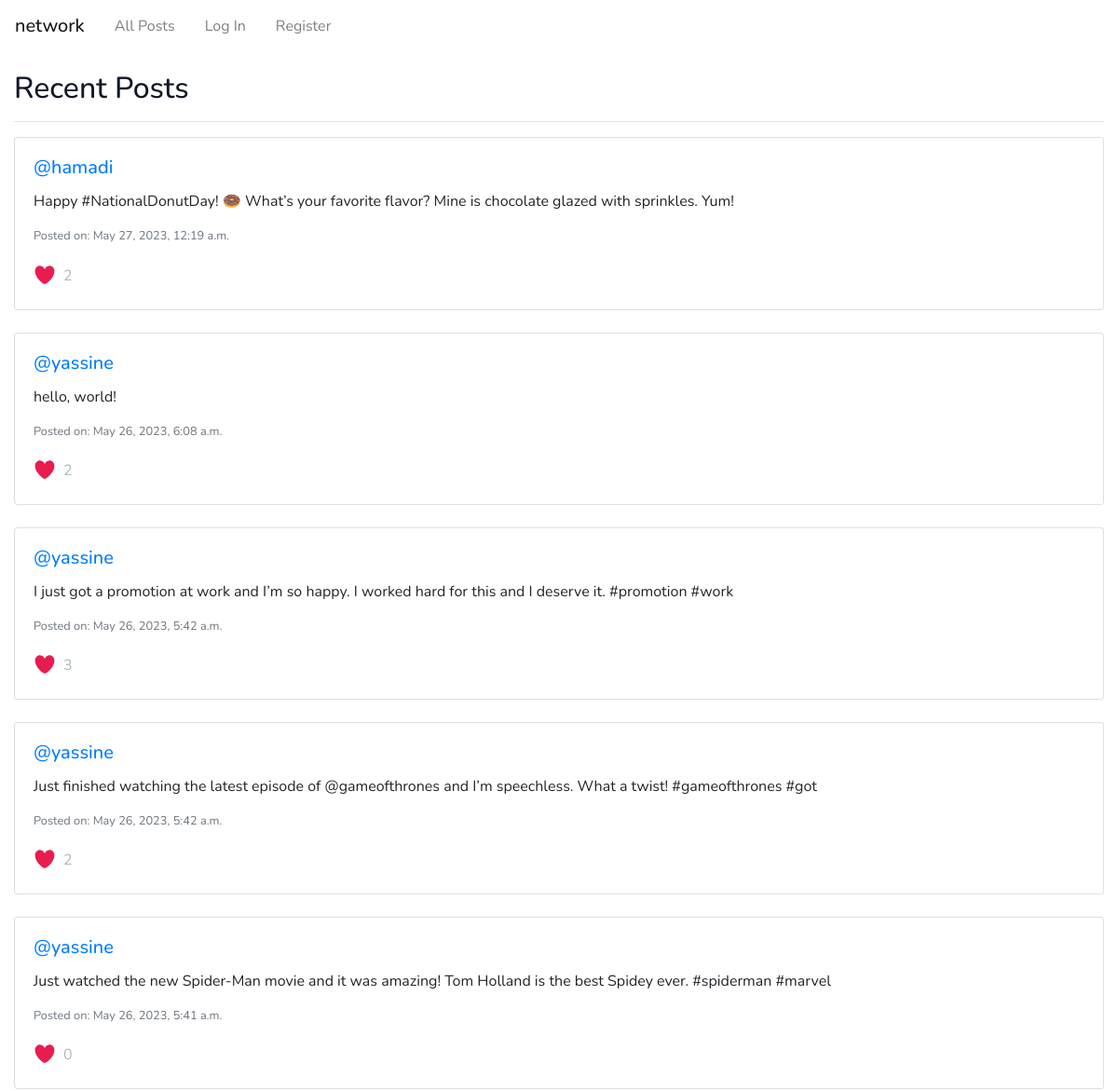
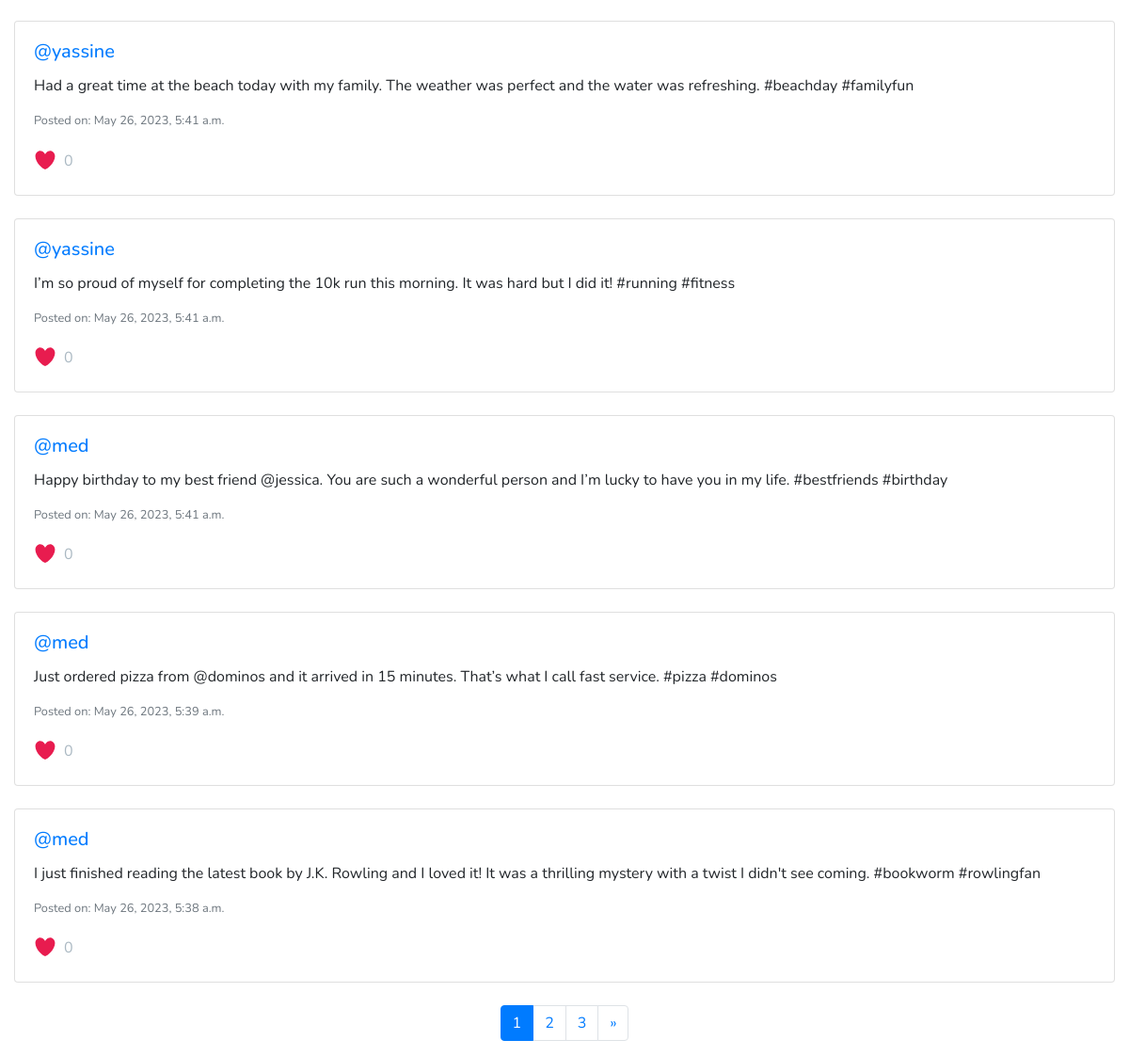
The app's page /, older data (2 pictures, top to bottom).
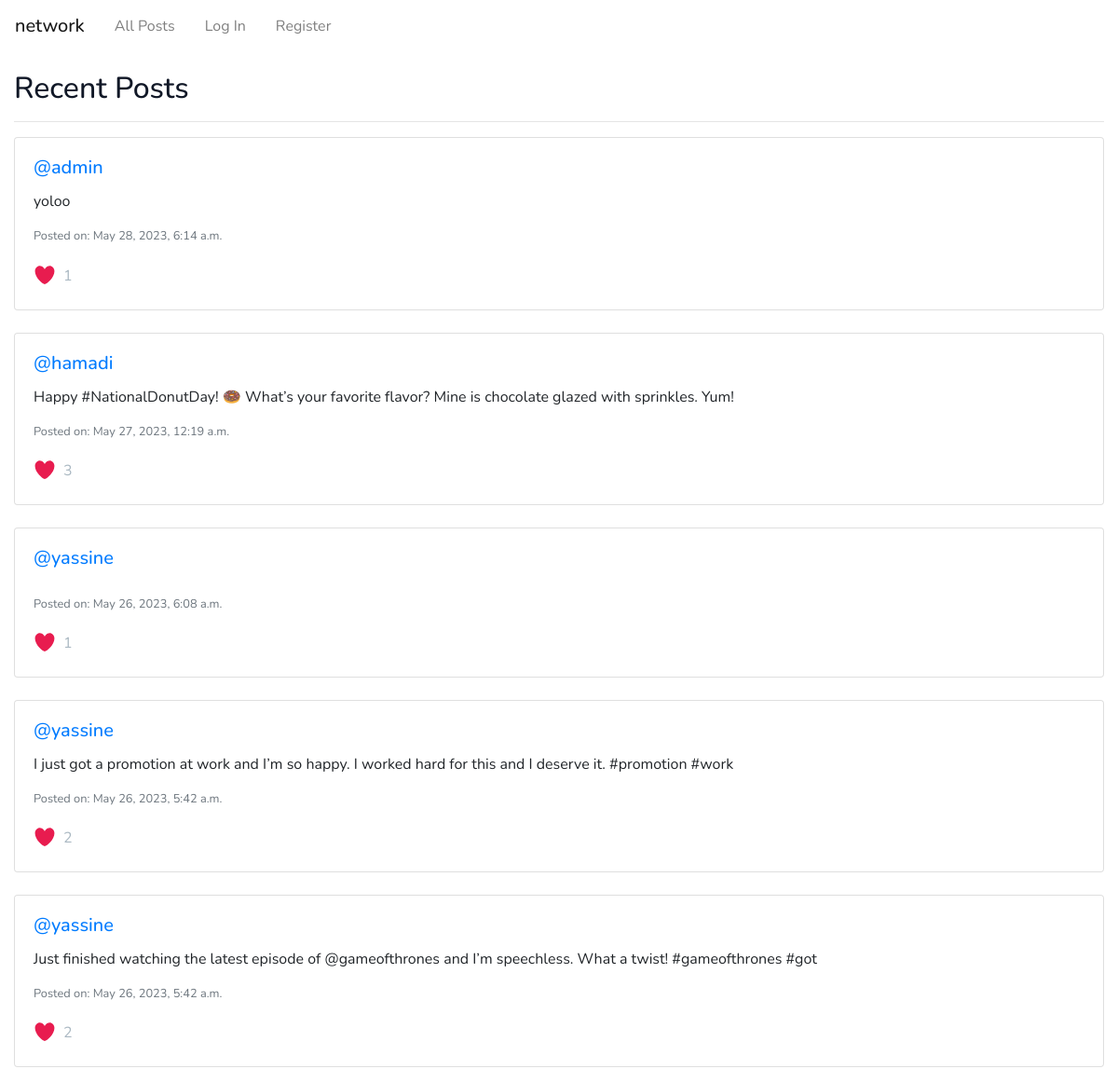
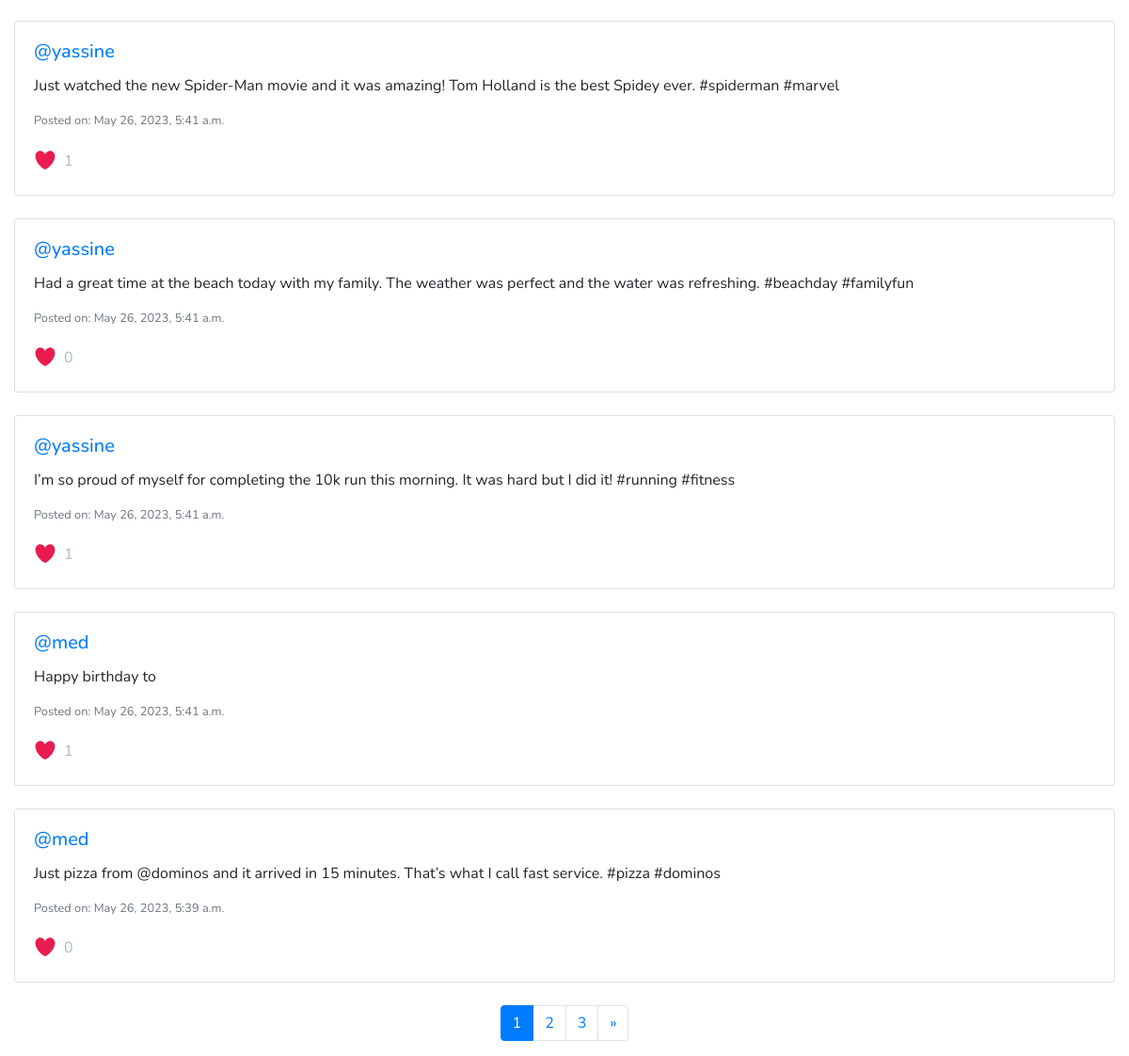
The same page, newer data (2 pictures, top to bottom).
### network/models.py (models this page shows)
class Post(models.Model):
    user = models.ForeignKey(User, on_delete=models.CASCADE, related_name="author")
    content = models.CharField(max_length=280)
    timestamp = models.DateTimeField(auto_now_add=True)
    likes = models.ManyToManyField(User, related_name="liked_posts")

class User(AbstractUser):
    followers = models.ManyToManyField(
        "self", symmetrical=False, blank=True, related_name="following"
    )

### network/views.py (the view)
# urls.py: path("", views.index, name="index"),
def index(request):
    if request.method == "POST":
        if "new-post" in request.POST:
            post_content = request.POST["post-content"]
            new_post = Post(content=post_content, user=request.user)
            new_post.save()
            return HttpResponseRedirect(reverse("index"))
    liked_post_ids = []
    if request.user.is_authenticated:
        liked_post_ids = request.user.liked_posts.values_list("id", flat=True)
    posts = Post.objects.all().order_by("-timestamp")
    paginator = Paginator(posts, 10)  # Show 10 posts per page
    page_number = request.GET.get("page")
    page_obj = paginator.get_page(page_number)
    return render(
        request,
        "network/index.html",
        {
            "page_obj": page_obj,
            "liked_post_ids": liked_post_ids,
        },
    )

### network/templates/network/index.html (shortened to what this page needs)
{% extends "network/layout.html" %}
{% block body %}
<div class="container-fluid">
  <h2 style="margin-top: 20px; color:#111827
">Recent Posts</h2>
  <hr>
</div>
<div class="container-fluid">
  {% for post in page_obj %}
    <div class="card mb-4">
      <div class="card-body">
        <h5 class="card-title"><a href="{% url 'profile' post.user.username %}">@{{ post.user.username }}</a></h5>
        <p id="post-content-{{ post.id }}" class="card-text">{{ post.content }}</p>
        <p class="card-text text-muted">
          <small>Posted on: {{ post.timestamp }}</small>
        </p>
        <p class="card-text">
          <span class="like-count" data-post-id="{{ post.id }}">
            {{ post.likes.count }}
          </span>
        </p>
      </div>
    </div>
  {% empty %}
    <p>No posts available.</p>
  {% endfor %}
</div>
<div class="pagination justify-content-center">
  <ul class="pagination">
    {% for num in page_obj.paginator.page_range %}
    {% if page_obj.number == num %}
    <li class="page-item active" aria-current="page">
      <span class="page-link"
        >{{ num }} <span class="sr-only">(current)</span></span
      >
    </li>
    {% else %}
    <li class="page-item">
      <a class="page-link" href="?page={{ num }}">{{ num }}</a>
    </li>
    {% endif %}
    {% endfor %}
    {% if page_obj.has_next %}
    <li class="page-item">
      <a
        class="page-link"
        href="?page={{ page_obj.next_page_number }}"
        aria-label="Next"
      >
        <span aria-hidden="true">&raquo;</span>
      </a>
    </li>
    {% endif %}
  </ul>
</div>
{% endblock %}

### network/templates/network/layout.html (shortened to what this page needs)
{% load static %}
<!DOCTYPE html>
<html lang="en">
  <head>
    <link
      rel="stylesheet"
      href="https://stackpath.bootstrapcdn.com/bootstrap/4.4.1/css/bootstrap.min.css"
    />
    <link href="{% static 'network/styles.css' %}" rel="stylesheet" />
  </head>
  <body>
    <nav class="navbar navbar-expand-lg navbar-light">
      <span class="navbar-brand mb-0 h1">network</span>
      <div>
        <ul class="navbar-nav mr-auto">
          <li class="nav-item px-2">
            <a class="nav-link" href="{% url 'index' %}">All Posts</a>
          </li>
          {% if request.user.is_authenticated %}
          <li class="nav-item px-2">
            <a class="nav-link" href="{% url 'following' %}">Following</a>
          </li>
          <li class="nav-item px-2">
            <a class="nav-link" href="{% url 'logout' %}">Log Out</a>
          </li>
          {% else %}
          <li class="nav-item px-2">
            <a class="nav-link" href="{% url 'login' %}">Log In</a>
          </li>
          <li class="nav-item px-2">
            <a class="nav-link" href="{% url 'register' %}">Register</a>
          </li>
          {% endif %}
        </ul>
      </div>
    </nav>
    <div class="body">{% block body %} {% endblock %}</div>
  </body>
</html>

### network/static/network/styles.css (style rules this page uses)
body { font-family: "Nunito", sans-serif; }
.navbar-brand.mb-0.h1 { user-select: none; }
.card-text { display: flex; align-items: center; }
.like-icon { width: auto; height: 2em; margin-right: 0.5em; }
.like-count { font-size: 1em; color: #aab8c2; user-select: none !important; }
html { font-size: 1rem; }

Row changes from the older to the newer data that the page shows:
no longer on this page (row unchanged): Post: user.username "med", content "I just finished reading the latest book by J.K. Rowling and I loved it! It was a thrilling mystery with a twist I didn't see coming. #bookworm #rowlingfan", timestamp "May 26, 2023, 5:38 a.m.", likes.count "0"
added Post: user.username "admin", content "yoloo", timestamp "May 28, 2023, 6:14 a.m.", likes.count "1"
computed for Post "May 27, 2023, 12:19 a.m.": likes.count "2" → "3"
changed Post "May 26, 2023, 6:08 a.m.": likes.count "2" → "1"; content "hello, world!" → (not shown)
computed for Post (number 4 of 10 on the later page): likes.count "3" → "2"
computed for Post (number 6 of 10 on the later page): likes.count "0" → "1"
computed for Post (number 8 of 10 on the later page): likes.count "0" → "1"
changed Post: content "Happy birthday to my best friend @jessica. You are such a wonderful person and I’m lucky to have you in my life. #bestfriends #birthday" → "Happy birthday to"; likes.count "0" → "1"
changed Post: content "Just ordered pizza from @dominos and it arrived in 15 minutes. That’s what I call fast service. #pizza #dominos" → "Just pizza from @dominos and it arrived in 15 minutes. That’s what I call fast service. #pizza #dominos"
